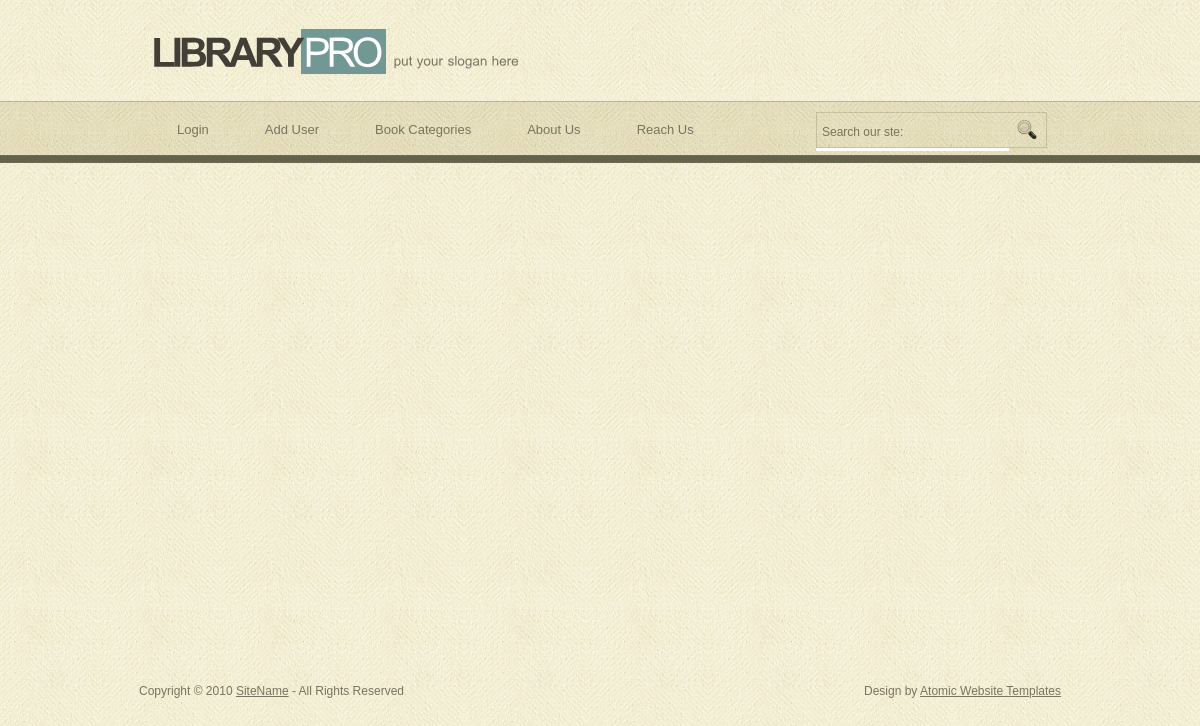
The app's page /showstaticcontent.php?pageid=9 with its own data.
### tables this page shows
CREATE TABLE `usertypepages` (
  `Id` int(11) NOT NULL,
  `usertypeid` int(11) NOT NULL,
  `pageid` int(11) NOT NULL,
  `orderby` int(11) NOT NULL
);

CREATE TABLE `pages` (
  `Id` int(11) NOT NULL,
  `FriendlyName` varchar(222) NOT NULL,
  `PhysicalAddress` varchar(222) NOT NULL,
  `static` int(11) NOT NULL
);

CREATE TABLE `staticcontent` (
  `id` int(11) NOT NULL,
  `pageId` int(11) NOT NULL,
  `content` text NOT NULL
);

### showstaticcontent.php (the view)
<?php
include_once "header.php";
?>
<?php
include_once "db.php";
$pageid = $_REQUEST["pageid"];
$sql = "select * from staticcontent where pageId = $pageid";
$dataset = $conn->query($sql);
$row = $dataset->fetch_assoc();
echo $row["content"];
?>
<?php
include_once "footer.php";
?>

### header.php (shortened to what this page needs)
<!DOCTYPE html PUBLIC "-//W3C//DTD XHTML 1.0 Transitional//EN" "http://www.w3.org/TR/xhtml1/DTD/xhtml1-transitional.dtd">
<html xmlns="http://www.w3.org/1999/xhtml">
<head>
<link href="style.css" rel="stylesheet" type="text/css" />
</head>
<body>
<div class="main">
  <div class="header">
    <div class="header_resize">
      <div class="logo">
        <h1><a href="index.html">Library<span>Pro</span></a> <small>put your slogan here</small></h1>
      </div>
      <div class="menu_nav">
        <ul>
            <?php
                include_once "db.php";
                $userTypeId = 4;
                $sql = "select * from usertypepages where userTypeId = $userTypeId order by orderby";
                $dataset = $conn->query($sql);
                while($row = $dataset->fetch_assoc()){
                    $sql = "select * from pages where Id =". $row['pageid'];
                    $dataset1 = $conn->query($sql);
                    $row1 = $dataset1->fetch_assoc();
                    if($row1["PhysicalAddress"] == "showstaticcontent.php"){
                        ?>
                        <li><a href="<?php echo $row1['PhysicalAddress']."?pageid=".$row1["Id"];?>"><?php echo $row1["FriendlyName"];?></a></li>
                        <?php
                    }
                    else{
                        ?>
                        <li><a href="<?php echo $row1['PhysicalAddress'];?>"><?php echo $row1["FriendlyName"];?></a></li>
                        <?php
                    }
                }
            ?>
          </ul>
      </div>
      <div class="searchform">
        <form id="formsearch" name="formsearch" method="post" action="#">
          <span>
          <input name="editbox_search" class="editbox_search" id="editbox_search" maxlength="80" value="Search our ste:" type="text" />
          </span>
          <input name="button_search" src="images/search_btn.gif" class="button_search" type="image" />
        </form>
      </div>
    </div>
  </div>

### style.css (style rules this page uses)
body { margin:0; padding:0; width:100%; color:#787460; font:normal 12px/1.8em Arial, Helvetica, sans-serif; background:url(images/main_bg.jpg) repeat center center; }
html, .main { padding:0; margin:0; }
.main { background:no-repeat center top; }
.logo { padding:27px 0; float:left; width:auto; }
h1 { margin:0; padding:0 0 0 38px; color:#413f36; font:bold 40px/1.2em Arial, Helvetica, sans-serif; letter-spacing:-4px; text-transform:uppercase; }
h1 span { padding:0 6px 1px 3px; color:#595959; font-weight:normal; color:#fff; background-color:#729896; }
h1 a, h1 a:hover { color:#413f36; text-decoration:none; }
h1 small { font:normal 13px/1.2em Arial, Helvetica, sans-serif; color:#787460; letter-spacing:normal; text-transform:none; }
a { color:#719794; text-decoration:underline; }
.header, .content, .menu_nav, .fbg, .footer, form, ol, ol li, ul, .content .mainbar, .content .sidebar { margin:0; padding:0; }
.header { background:url(images/header_bg.jpg) repeat-x center 101px; height:200px; }
.header_resize { margin:0 auto; padding:0; width:974px; height:200px; background:repeat-x center top; }
.menu_nav { float:left; margin:0; padding:0 0 20px 40px; height:79px; background:repeat-x center top; }
.menu_nav ul { list-style:none; }
.menu_nav ul li { margin:0 8px 0 0; padding:0; float:left; }
.menu_nav ul li a { display:block; margin:0; padding:17px 24px; color:#787460; text-decoration:none; font-size:13px; }
.searchform { float:right; }
#formsearch { margin:0; height:36px; padding:4px 40px 0 0; }
#formsearch span { display:block; margin:6px 0; padding:0; float:left; background:#fff url(images/search.gif) no-repeat top left; }
#formsearch input.editbox_search { margin:0; padding:11px 6px 10px; float:left; width:181px; border:none; background:none; font:normal 12px/1.5em Arial, Helvetica, sans-serif; color:#787460; }
#formsearch input.button_search { margin:6px 0 0 0; padding:0; border:none; float:left; }

### records on screen
usertypepages: pageid.FriendlyName "Login"
usertypepages: pageid.FriendlyName "Add User"
usertypepages: pageid.FriendlyName "Book Categories"
usertypepages: pageid.FriendlyName "About Us"
usertypepages: pageid.FriendlyName "Reach Us"
